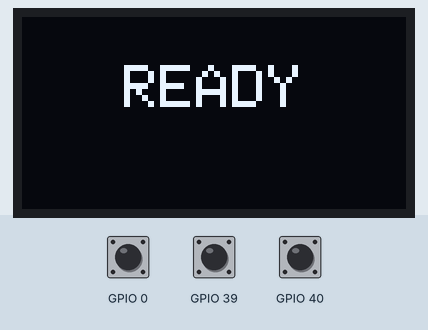
Bench run of a program on a simulated ESP32-S3. Parts: 128×64 one-colour display. The test bench sets the inputs (shaded band); at power-on: GPIO 0 HIGH, GPIO 39 HIGH, GPIO 40 HIGH. WiFi joins after 1.5 s; servers stay silent unless stated; I2S audio is not simulated (input reads silence); uploads are accepted with an empty reply; random numbers use the default seed unless the program sets one; EEPROM starts erased; not simulated (calls return 0 or success): secrets.h; names the files do not define were given values by the test bench: SERVER_PORT = 80; what the program prints to the serial monitor is not drawn.

Above: at 1.7 s.
1.8 s: GPIO 0 pulsed LOW 5 times (0.12 s each, 0.3 s apart)
At 3.5 s:
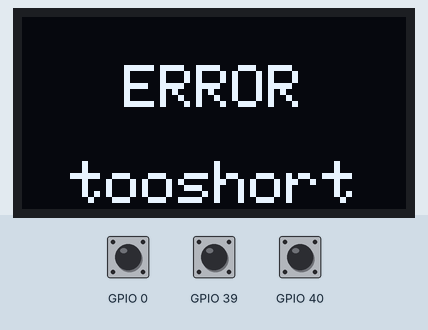
6.3 s: GPIO 0 pulled LOW for 1 s
At 7.1 s:
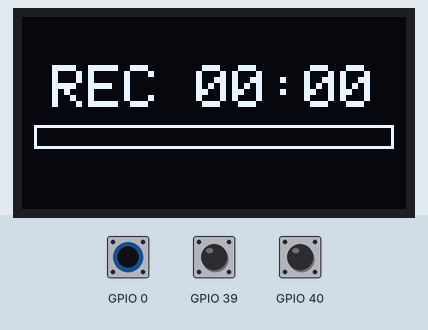
7.9 s: GPIO 39 pulled LOW for 0.15 s
At 8.6 s:
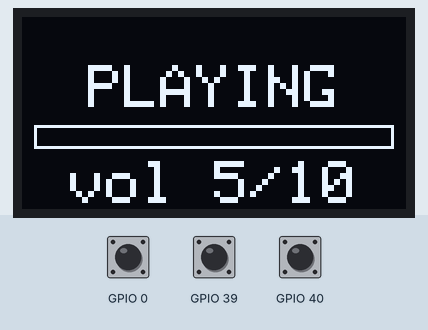
10.5 s: GPIO 40 pulled LOW for 0.15 s
At 11.4 s:
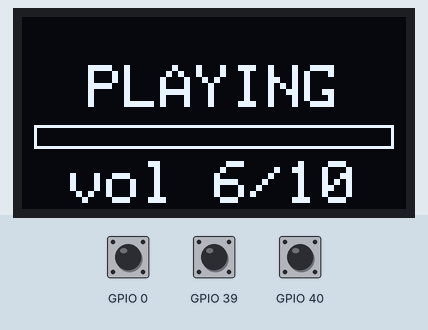
13.1 s: GPIO 40 pulled LOW for 1 s
At 13.7 s:
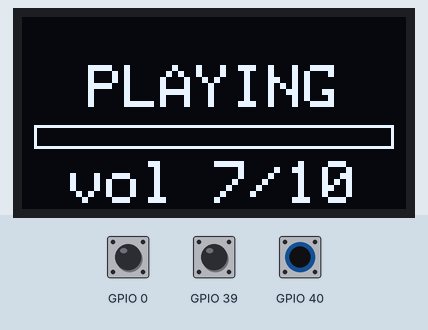
Timing chart, 0 to 16.1 s (numbered marks = the images above; inputs shaded):
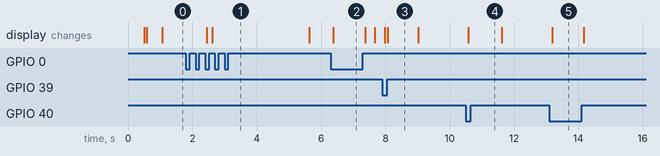

The program:

main.cpp
```cpp
#include <Arduino.h>
#include <WiFi.h>
#include <esp_heap_caps.h>
#include <esp_random.h>
#include "tasks/ui_task.h"
#include "tasks/audio_task.h"
#include "tasks/net_task.h"
#include "net/wifi.h"
#include "net/styles_api.h"
#include "config/nvs_store.h"
#include "util/log.h"
#include "util/request_id.h"
#include "secrets.h"

// Exported globals for net_task.cpp's extern references
AppCtx    g_app_ctx;
StyleList g_styles{};

static int16_t* g_record_buf   = nullptr;
static uint8_t* g_response_buf = nullptr;

static constexpr size_t RECORD_BYTES   = 1920000;  // 60 s @ 16 kHz mono int16
static constexpr size_t RESPONSE_BYTES = 2000000;  // 2 MB cap

static void wifi_cb(bool ok) { ui_task_set_wifi(ok); }

void setup() {
    Serial.begin(115200); delay(500);
    log_init_arduino();
    request_id_seed(esp_random());
    nvs_set_clock_ms([]() -> uint32_t { return millis(); });

    g_record_buf   = (int16_t*)heap_caps_malloc(RECORD_BYTES,   MALLOC_CAP_SPIRAM);
    g_response_buf = (uint8_t*)heap_caps_malloc(RESPONSE_BYTES, MALLOC_CAP_SPIRAM);
    if (!g_record_buf || !g_response_buf) {
        log_line(LOG_ERROR, "main", "psram_alloc_fail", "");
        while (true) delay(1000);
    }

    NvsState ns = nvs_load();
    g_app_ctx.style_idx  = (uint8_t)ns.style_idx;
    g_app_ctx.volume_x10 = ns.volume_x10;

    audio_task_begin(g_record_buf, RECORD_BYTES / sizeof(int16_t));
    audio_task_set_volume_x10(g_app_ctx.volume_x10);

    ui_task_begin(&g_styles, &g_app_ctx);
    ui_task_set_send_callback(net_begin_send);

    wifi_begin(WIFI_SSID, WIFI_PASS, wifi_cb);

    net_task_begin(g_record_buf, RECORD_BYTES,
                   g_response_buf, RESPONSE_BYTES);

    log_line(LOG_INFO, "main", "boot_done",
             "rec=%u resp=%u", (unsigned)RECORD_BYTES, (unsigned)RESPONSE_BYTES);
}

void loop() {
    ui_task_tick(millis());

    // Fetch the styles list once WiFi is up. Retry every 30 s until successful,
    // so boot-time server flakiness doesn't leave the device permanently style-less.
    // Done here, NOT in the wifi callback — that runs on arduino_events task
    // which has a tiny stack.
    static uint32_t g_last_style_attempt_ms = 0;
    if (g_styles.count == 0 && wifi_connected()) {
        uint32_t now = millis();
        if (g_last_style_attempt_ms == 0 || now - g_last_style_attempt_ms >= 30000) {
            g_last_style_attempt_ms = now;
            if (styles_fetch(g_styles)) {
                log_line(LOG_INFO, "main", "styles_loaded",
                         "count=%u", (unsigned)g_styles.count);
                if (g_app_ctx.style_idx >= g_styles.count) {
                    g_app_ctx.style_idx = 0;
                    NvsState ns = nvs_load();
                    ns.style_idx = 0;
                    strncpy(ns.style_id, g_styles.ids[0], sizeof(ns.style_id) - 1);
                    ns.style_id[sizeof(ns.style_id) - 1] = 0;
                    nvs_save(ns);
                }
            } else {
                log_line(LOG_WARN, "main", "styles_load_fail", "");
            }
        }
    }

    static uint32_t g_last_health_ms = 0;
    if (g_app_ctx.state == AppState::IDLE
        && wifi_connected()
        && g_styles.count > 0) {
        uint32_t now = millis();
        if (g_last_health_ms == 0 || now - g_last_health_ms >= 60000) {
            g_last_health_ms = now;
            HealthStatus h{};
            if (health_fetch(h)) {
                log_line(LOG_INFO, "main", "health_ok",
                         "stt=%d llm=%d tts=%d", h.stt_ok, h.llm_ok, h.tts_ok);
                ui_task_start_health_spinner();
            } else {
                log_line(LOG_WARN, "main", "health_fail", "");
            }
        }
    }

    delay(5);
}
```

app_state.cpp
```cpp
#include "app_state.h"

static bool is_busy(AppState s) {
    return s == AppState::RECORDING || s == AppState::UPLOADING
        || s == AppState::WAITING   || s == AppState::DOWNLOADING;
}

AppState app_on_event(AppCtx& c, AppEvent ev) {
    if (ev == AppEvent::WIFI_LOST && is_busy(c.state)) return AppState::ERROR;
    if (ev == AppEvent::WIFI_LOST && c.state != AppState::NO_WIFI) return AppState::NO_WIFI;
    if (ev == AppEvent::WIFI_OK && c.state == AppState::NO_WIFI) return AppState::IDLE;

    switch (c.state) {
        case AppState::IDLE:
            if (ev == AppEvent::WAKE_PRESS && c.wifi_connected) return AppState::RECORDING;
            return c.state;
        case AppState::RECORDING:
            if (ev == AppEvent::WAKE_RELEASE || ev == AppEvent::RECORD_CAP)
                return AppState::UPLOADING;
            return c.state;
        case AppState::UPLOADING:
            if (ev == AppEvent::UPLOAD_DONE) return AppState::WAITING;
            if (ev == AppEvent::ERROR_RETRYABLE
                || ev == AppEvent::ERROR_NON_RETRYABLE
                || ev == AppEvent::ERROR_TIMEOUT) return AppState::ERROR;
            return c.state;
        case AppState::WAITING:
            if (ev == AppEvent::SERVER_FIRST_BYTE) return AppState::DOWNLOADING;
            if (ev == AppEvent::ERROR_RETRYABLE
                || ev == AppEvent::ERROR_NON_RETRYABLE
                || ev == AppEvent::ERROR_TIMEOUT) return AppState::ERROR;
            return c.state;
        case AppState::DOWNLOADING:
            if (ev == AppEvent::DOWNLOAD_DONE) return AppState::PLAYING;
            if (ev == AppEvent::ERROR_NON_RETRYABLE || ev == AppEvent::ERROR_TIMEOUT)
                return AppState::ERROR;
            return c.state;
        case AppState::PLAYING:
            if (ev == AppEvent::PLAYBACK_END) return AppState::IDLE;
            return c.state;
        case AppState::ERROR:
            if (ev == AppEvent::ERROR_CLEAR) {
                c.last_error_retryable = false;
                return AppState::IDLE;
            }
            return c.state;
        case AppState::NO_WIFI:
            return c.state;
    }
    return c.state;
}

const char* app_state_name(AppState s) {
    switch (s) {
        case AppState::IDLE:        return "IDLE";
        case AppState::RECORDING:   return "RECORDING";
        case AppState::UPLOADING:   return "UPLOADING";
        case AppState::WAITING:     return "WAITING";
        case AppState::DOWNLOADING: return "DOWNLOADING";
        case AppState::PLAYING:     return "PLAYING";
        case AppState::ERROR:       return "ERROR";
        case AppState::NO_WIFI:     return "NO_WIFI";
    }
    return "?";
}
```

app_state.h
```cpp
#pragma once
#include <cstdint>

enum class AppState : uint8_t {
    IDLE, RECORDING, UPLOADING, WAITING, DOWNLOADING, PLAYING,
    ERROR, NO_WIFI,
};

enum class AppEvent : uint8_t {
    WAKE_PRESS, WAKE_RELEASE, RECORD_CAP,
    UPLOAD_DONE, SERVER_FIRST_BYTE, DOWNLOAD_DONE, PLAYBACK_END,
    ERROR_RETRYABLE, ERROR_NON_RETRYABLE,
    ERROR_CLEAR,
    WIFI_LOST, WIFI_OK,
    VOL_UP, VOL_DOWN,
    ERROR_TIMEOUT,
};

struct AppCtx {
    AppState state = AppState::IDLE;
    bool     wifi_connected = false;
    bool     last_error_retryable = false;
    uint8_t  style_idx = 0;
    uint8_t  volume_x10 = 6;
};

AppState app_on_event(AppCtx& ctx, AppEvent ev);
const char* app_state_name(AppState s);
```

mixer.cpp
```cpp
#include "audio/mixer.h"
#include <cstring>
#include <algorithm>

namespace {
struct Voice {
    const int16_t* data;
    size_t len;
    size_t pos;
    float  gain;
    bool   active;
    bool   loop;
};

Voice g_voices[MIXER_VOICES] = {};

inline int16_t clip16(int32_t v) {
    if (v > 32767)  return 32767;
    if (v < -32768) return -32768;
    return (int16_t)v;
}
}

void mixer_reset() {
    memset(g_voices, 0, sizeof(g_voices));
}

void mixer_play(int v, const int16_t* data, size_t len, float gain, bool loop) {
    if (v < 0 || v >= MIXER_VOICES) return;
    g_voices[v] = {data, len, 0, gain, true, loop};
}

void mixer_stop(int v) {
    if (v < 0 || v >= MIXER_VOICES) return;
    g_voices[v].active = false;
}

bool mixer_voice_active(int v) {
    if (v < 0 || v >= MIXER_VOICES) return false;
    return g_voices[v].active;
}

void mixer_render(int16_t* out, size_t frames, float master_volume) {
    for (size_t i = 0; i < frames; i++) {
        int32_t acc = 0;
        for (int vi = 0; vi < MIXER_VOICES; vi++) {
            Voice& v = g_voices[vi];
            if (!v.active) continue;
            int32_t s = (int32_t)(v.data[v.pos] * v.gain);
            acc += s;
            v.pos++;
            if (v.pos >= v.len) {
                if (v.loop) v.pos = 0;
                else        v.active = false;
            }
        }
        out[i] = clip16((int32_t)(acc * master_volume));
    }
}
```

mixer.h
```cpp
#pragma once
#include <cstdint>
#include <cstddef>

constexpr int MIXER_VOICES = 2;

void mixer_reset();
void mixer_play(int voice, const int16_t* data, size_t len, float gain, bool loop);
void mixer_stop(int voice);
bool mixer_voice_active(int voice);
void mixer_render(int16_t* out, size_t frames, float master_volume);
```

sfx.cpp
```cpp
#include "audio/sfx.h"
#include "audio/mixer.h"
#include "audio/sfx_assets.h"

void sfx_init() { mixer_reset(); }

void sfx_apply(const SfxCmd& c) {
    switch (c.event) {
        case SfxEvent::REC_START:
            mixer_play(0, sfx_rec_start_data, sfx_rec_start_len, 1.0f, false); break;
        case SfxEvent::SEND:
            mixer_play(0, sfx_rec_send_data, sfx_rec_send_len, 1.0f, false); break;
        case SfxEvent::TCP_CONNECTED:
            mixer_play(0, sfx_note_c_data, sfx_note_c_len, 1.0f, false); break;
        case SfxEvent::UPLOAD_DONE:
            mixer_play(0, sfx_note_d_data, sfx_note_d_len, 1.0f, false);
            mixer_play(1, sfx_bed_loop_data, sfx_bed_loop_len, 1.0f, true); break;
        case SfxEvent::SERVER_FIRST_BYTE:
            mixer_play(0, sfx_note_e_data, sfx_note_e_len, 1.0f, false);
            mixer_stop(1); break;
        case SfxEvent::DOWNLOAD_DONE:
            mixer_play(0, sfx_note_g_data, sfx_note_g_len, 1.0f, false); break;
        case SfxEvent::PLAYBACK_START_RESPONSE:
            mixer_play(0, c.response_pcm, c.response_frames, 1.0f, false); break;
        case SfxEvent::PLAYBACK_END:
            mixer_play(0, sfx_note_a_data, sfx_note_a_len, 1.0f, false); break;
        case SfxEvent::ERROR:
            mixer_play(0, sfx_error_data, sfx_error_len, 1.0f, false);
            mixer_stop(1); break;
        case SfxEvent::BED_STOP:
            mixer_stop(1); break;
    }
}
```

sfx.h
```cpp
#pragma once
#include <cstdint>

enum class SfxEvent : uint8_t {
    REC_START, SEND, TCP_CONNECTED, UPLOAD_DONE, SERVER_FIRST_BYTE,
    DOWNLOAD_DONE, PLAYBACK_START_RESPONSE, PLAYBACK_END, ERROR,
    BED_STOP,
};

struct SfxCmd {
    SfxEvent event;
    const int16_t* response_pcm;   // used only for PLAYBACK_START_RESPONSE
    uint32_t       response_frames;
};

void sfx_init();
void sfx_apply(const SfxCmd& c);
```

http_client.cpp
```cpp
#include "net/http_client.h"
#include "config/wav_header.h"
#include "util/log.h"
#include "secrets.h"
#include <WiFi.h>
#include <cstring>
#include <cstdio>
#include <Arduino.h>

namespace {

bool write_all(WiFiClient& c, const uint8_t* data, size_t n, uint32_t deadline_ms) {
    size_t sent = 0;
    while (sent < n) {
        if ((int32_t)(millis() - deadline_ms) > 0) return false;
        size_t w = c.write(data + sent, n - sent);
        if (w == 0) { delay(1); continue; }
        sent += w;
    }
    return true;
}

// Read bytes until a CRLFCRLF is observed (end of headers). Returns true on success.
// `buf` is filled with the headers (including trailing CRLFCRLF); `out` gets the length.
bool read_until_crlfcrlf(WiFiClient& c, char* buf, size_t cap, size_t& out,
                         uint32_t deadline_ms) {
    out = 0;
    while (out + 1 < cap) {
        if ((int32_t)(millis() - deadline_ms) > 0) return false;
        if (!c.available()) { delay(1); continue; }
        int b = c.read();
        if (b < 0) continue;
        buf[out++] = (char)b;
        if (out >= 4 && memcmp(buf + out - 4, "\r\n\r\n", 4) == 0) {
            buf[out] = 0;
            return true;
        }
    }
    return false;
}

}  // namespace

bool http_restyle(const RestyleRequest& req, RestyleResult& res, MilestoneCb cb) {
    const uint32_t t0 = millis();

    WiFiClient c;
    c.setTimeout(5);  // socket-level timeout (seconds)
    if (!c.connect(SERVER_HOST, SERVER_PORT)) {
        log_line(LOG_ERROR, "net", "connect_fail", "host=%s", SERVER_HOST);
        res.ok = false;
        return false;
    }
    res.t_connect_ms = millis() - t0;
    if (cb) cb(0);

    // Build boundary from the request_id (already a UUIDv4 string)
    char boundary[48];
    snprintf(boundary, sizeof(boundary), "XHS3E-%s", req.request_id);

    // Prepare WAV header for the PCM payload
    uint8_t wav_hdr[WAV_HEADER_SIZE];
    wav_header_build(wav_hdr, (uint32_t)req.pcm_byte_count);
    const uint32_t wav_total = WAV_HEADER_SIZE + (uint32_t)req.pcm_byte_count;

    // Multipart prologue: style_id part + start of audio part (up to the WAV bytes)
    char prologue[1024];
    int pn = snprintf(prologue, sizeof(prologue),
        "--%s\r\n"
        "Content-Disposition: form-data; name=\"style_id\"\r\n\r\n%s\r\n"
        "--%s\r\n"
        "Content-Disposition: form-data; name=\"audio\"; filename=\"utterance.wav\"\r\n"
        "Content-Type: audio/wav\r\n\r\n",
        boundary, req.style_id, boundary);
    if (pn < 0 || (size_t)pn >= sizeof(prologue)) {
        log_line(LOG_ERROR, "net", "prologue_overflow", "pn=%d", pn);
        c.stop(); res.ok = false; return false;
    }

    // Multipart epilogue: language part + closing boundary
    char epilogue[512];
    int en = snprintf(epilogue, sizeof(epilogue),
        "\r\n--%s\r\n"
        "Content-Disposition: form-data; name=\"language\"\r\n\r\n%s\r\n"
        "--%s--\r\n",
        boundary, req.language ? req.language : "en", boundary);
    if (en < 0 || (size_t)en >= sizeof(epilogue)) {
        log_line(LOG_ERROR, "net", "epilogue_overflow", "en=%d", en);
        c.stop(); res.ok = false; return false;
    }

    const uint32_t body_len = (uint32_t)pn + wav_total + (uint32_t)en;

    // Request line + headers
    char req_line[512];
    int rn = snprintf(req_line, sizeof(req_line),
        "POST /v1/restyle HTTP/1.1\r\n"
        "Host: %s:%d\r\n"
        "User-Agent: xh-s3e-ai/0.1\r\n"
        "Content-Type: multipart/form-data; boundary=%s\r\n"
        "Content-Length: %u\r\n"
        "X-Request-Id: %s\r\n"
        "Connection: close\r\n"
        "\r\n",
        SERVER_HOST, SERVER_PORT, boundary, (unsigned)body_len, req.request_id);
    if (rn < 0 || (size_t)rn >= sizeof(req_line)) {
        log_line(LOG_ERROR, "net", "req_line_overflow", "rn=%d", rn);
        c.stop(); res.ok = false; return false;
    }

    const uint32_t upload_deadline = millis() + 10000;  // 10 s for upload

    if (!write_all(c, (const uint8_t*)req_line, (size_t)rn, upload_deadline)) {
        c.stop(); res.ok = false; return false;
    }
    if (!write_all(c, (const uint8_t*)prologue, (size_t)pn, upload_deadline)) {
        c.stop(); res.ok = false; return false;
    }
    if (!write_all(c, wav_hdr, WAV_HEADER_SIZE, upload_deadline)) {
        c.stop(); res.ok = false; return false;
    }
    if (!write_all(c, req.pcm_bytes, req.pcm_byte_count, upload_deadline)) {
        c.stop(); res.ok = false; return false;
    }
    if (!write_all(c, (const uint8_t*)epilogue, (size_t)en, upload_deadline)) {
        c.stop(); res.ok = false; return false;
    }
    c.flush();
    res.t_upload_ms = millis() - t0;
    if (cb) cb(1);

    // Wait for headers (up to 45 s — the server's pipeline ceiling)
    char hdr[2048];
    size_t hdr_n = 0;
    const uint32_t first_byte_deadline = millis() + 45000;
    if (!read_until_crlfcrlf(c, hdr, sizeof(hdr), hdr_n, first_byte_deadline)) {
        c.stop(); res.ok = false; return false;
    }
    res.t_first_byte_ms = millis() - t0;
    if (cb) cb(2);

    if (!resp_parse_headers(hdr, hdr_n, res.headers)) {
        c.stop(); res.ok = false; return false;
    }

    // Body: read exactly content_length bytes, with a 10 s no-progress timeout
    size_t got = 0;
    uint32_t last_byte_ms = millis();
    while (got < res.headers.content_length) {
        if (millis() - last_byte_ms > 10000) {
            log_line(LOG_ERROR, "net", "dl_stall", "got=%u of=%u",
                     (unsigned)got, (unsigned)res.headers.content_length);
            c.stop(); res.ok = false; return false;
        }
        int b = c.read(res.response_buf + got,
                       res.headers.content_length - got);
        if (b > 0) { got += b; last_byte_ms = millis(); }
        else if (b == 0) { delay(1); }
        else {
            // -1 means socket closed before content_length was met.
            // Accept partial ONLY if the body is all-consumed; otherwise fail.
            break;
        }
    }
    res.response_len = got;
    c.stop();
    res.t_download_ms = millis() - t0;
    if (cb) cb(3);

    res.ok = (got == res.headers.content_length);
    return res.ok;
}
```

http_client.h
```cpp
#pragma once
#include <cstdint>
#include <cstddef>
#include "net/response_parser.h"

struct RestyleRequest {
    const char* style_id;
    const char* language;
    const uint8_t* pcm_bytes;      // record buffer contents
    size_t         pcm_byte_count;
    char           request_id[37]; // null-terminated UUIDv4
};

struct RestyleResult {
    RespHeaders headers;
    uint8_t*    response_buf;      // caller-owned, sized for RESP_MAX_BODY
    size_t      response_len;
    bool        ok;
    uint32_t    t_connect_ms;
    uint32_t    t_upload_ms;
    uint32_t    t_first_byte_ms;
    uint32_t    t_download_ms;
};

// Milestone codes emitted during the request lifecycle:
//   0 = TCP connected
//   1 = upload bytes fully flushed
//   2 = first response byte received
//   3 = body download complete
using MilestoneCb = void (*)(int milestone);

bool http_restyle(const RestyleRequest& req, RestyleResult& res, MilestoneCb cb);
```

response_parser.h
```cpp
#pragma once
#include <cstdint>
#include <cstddef>

constexpr uint32_t RESP_MAX_BODY = 2 * 1024 * 1024;   // 2 MB cap

struct RespHeaders {
    int      status = 0;
    char     content_type[64] = {};
    uint32_t content_length = 0;
    char     x_transcript[256] = {};
    char     x_restyled[256] = {};
    char     x_request_id[64] = {};
};

bool resp_parse_headers(const char* raw, size_t len, RespHeaders& out);
bool resp_is_wav(const uint8_t riff12[12]);
size_t resp_url_decode(const char* in, char* out, size_t out_cap);
```

Source omitted: sfx_assets.h (data table, 238136 bytes), response_parser.cpp (3194 bytes), styles_api.cpp (2180 bytes), styles_api.h (465 bytes), wifi.cpp (796 bytes), wifi.h (174 bytes), audio_task.cpp (2470 bytes), audio_task.h (520 bytes), net_task.cpp (5135 bytes), net_task.h (234 bytes), ui_task.cpp (5429 bytes), ui_task.h (502 bytes) and 19 more

Measured:
- after the input at 1.8 s, the display: first changes after 0.65 s (image 1 shows a later state)
- after the input at 6.3 s, the display: changes after 0.07 s (image 2)
- after the input at 10.5 s, the display: changes after 0.08 s (image 4)
- after the input at 13.1 s, the display: changes after 0.08 s (image 5)
- what the display in image 3 shows lasts 0.9 s, from 8.1 s to 9.0 s
